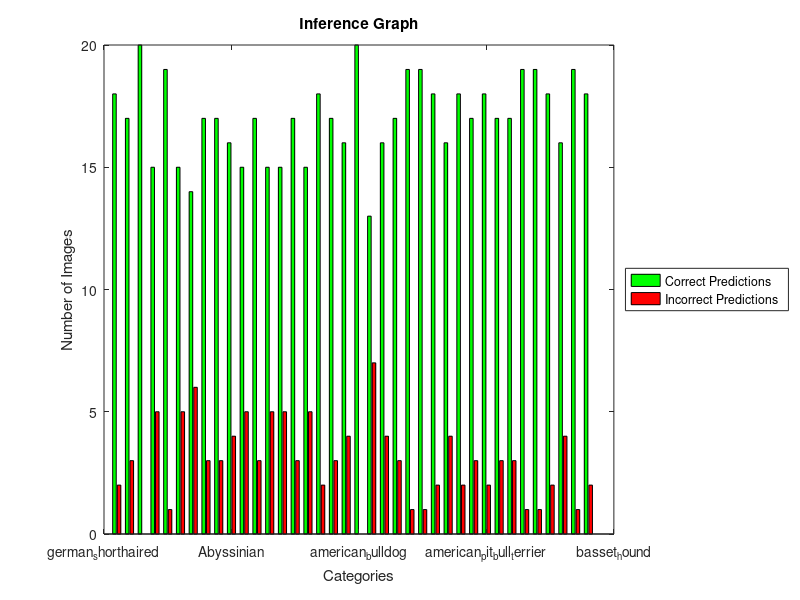
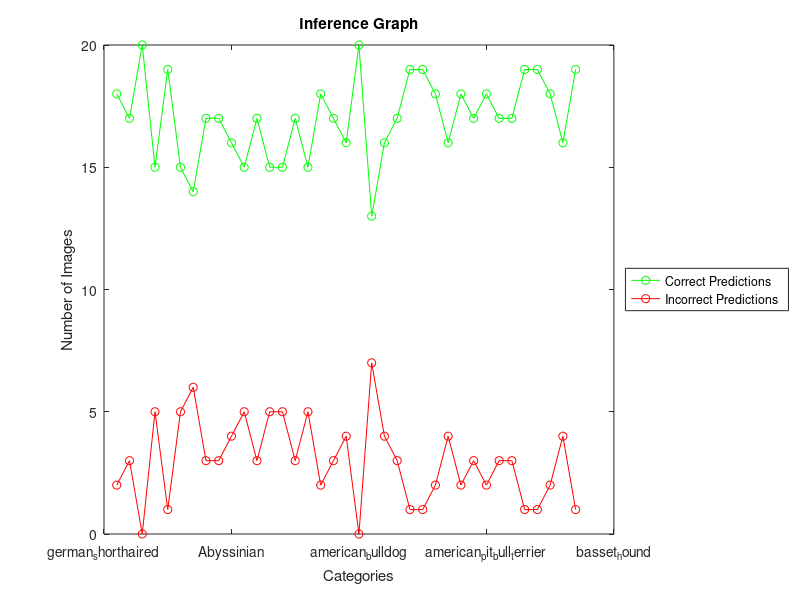

The MATLAB script that drew these images, in order:
clf;
pet_labels = {'german_shorthaired', 'Abyssinian', 'american_bulldog', 'american_pit_bull_terrier', 'basset_hound', 'beagle', 'Bengal', 'Birman', 'boxer', 'British_Shorthair', 'chihuahua', 'Egyptian_Mau', 'english_cocker_spaniel', 'english_setter', 'Bombay', 'great_pyrenees', 'havanese', 'japanese_chin', 'keeshond', 'leonberger', 'Maine_Coon', 'miniature_pinscher', 'newfoundland', 'Persian', 'pomeranian', 'pug', 'Ragdoll', 'Russian_Blue', 'saint_bernard', 'samoyed', 'scottish_terrier', 'shiba_inu', 'Siamese', 'Sphynx', 'staffordshire_bull_terrier', 'wheaten_terrier', 'yorkshire_terrier', 'Savannah'};
inference_matrix = [18 2; 17 3; 20 0; 15 5; 19 1; 15 5; 14 6; 17 3; 17 3; 16 4;
                    15 5; 17 3; 15 5; 15 5; 17 3; 15 5; 18 2; 17 3;
                    16 4; 20 0; 13 7; 16 4; 17 3;  19 1; 19 1; 18 2;
                    16 4; 18 2; 17 3; 18 2; 17 3; 17 3; 19 1; 19 1; 18 2; 
                    16 4; 19 1; 18 2];
                    
h = bar (inference_matrix);
set (gca, 'xticklabel', pet_labels) ;
set (h(1), "facecolor", "g");
set (h(2), "facecolor", "r");
legend ({"Correct Predictions", "Incorrect Predictions"}, "location", "eastoutside");
xlabel("Categories");
ylabel("Number of Images");
title ("Inference Graph");

x = [];
correct_outputs = [];
incorrect_outputs = [];
for i = [1:37]
  x(end+1) = i;
  correct_outputs(end+1) = inference_matrix(i,1);
  incorrect_outputs(end+1) = inference_matrix(i,2);
endfor
figure, plot(x, correct_outputs, 'o-g');
hold on
plot(x, incorrect_outputs, 'o-r');
legend ({"Correct Predictions", "Incorrect Predictions"}, "location", "eastoutside");
set (gca, 'xticklabel', pet_labels) 
gca
xlabel("Categories");
ylabel("Number of Images");
title ("Inference Graph");


"{'german_shorthaired': 16, 'Abyssinian': 17, 'american_bulldog': 20, 'american_pit_bull_terrier': 15, \
'basset_hound': 19, 'beagle': 15, 'Bengal': 14, 'Birman': 17, 'boxer': 17, 'British_Shorthair': 16, \
'chihuahua': 15, 'Egyptian_Mau': 17, 'english_cocker_spaniel': 15, 'english_setter': 15, 'Bombay': 17, \
'great_pyrenees': 15, 'havanese': 18, 'japanese_chin': 17, 'keeshond': 16, 'leonberger': 20, 'Maine_Coon': 13, \
'miniature_pinscher': 16, 'newfoundland': 17, 'Persian': 19, 'pomeranian': 19, 'pug': 18, 'Ragdoll': 16, \
'Russian_Blue': 18, 'saint_bernard': 17, 'samoyed': 18, 'scottish_terrier': 17, 'shiba_inu': 17, 'Siamese': 19, \
'Sphynx': 19, 'staffordshire_bull_terrier': 18, 'wheaten_terrier': 16, 'yorkshire_terrier': 19}";

